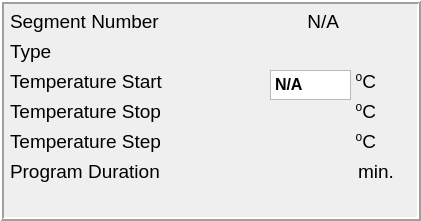
         <widget class="QFrame" name="frame_12">
          <property name="geometry">
           <rect>
            <x>30</x>
            <y>210</y>
            <width>421</width>
            <height>221</height>
           </rect>
          </property>
          <property name="frameShape">
           <enum>QFrame::Box</enum>
          </property>
          <property name="frameShadow">
           <enum>QFrame::Raised</enum>
          </property>
          <property name="lineWidth">
           <number>2</number>
          </property>
          <widget class="QLabel" name="labelSegmentsConfiguratorPreviousNumberInfo_2">
           <property name="geometry">
            <rect>
             <x>10</x>
             <y>10</y>
             <width>160</width>
             <height>22</height>
            </rect>
           </property>
           <property name="font">
            <font>
             <pointsize>14</pointsize>
             <weight>50</weight>
             <italic>false</italic>
             <bold>false</bold>
            </font>
           </property>
           <property name="text">
            <string>Segment Number</string>
           </property>
          </widget>
          <widget class="QLabel" name="labelSegmentsConfiguratorPreviousNumber_2">
           <property name="geometry">
            <rect>
             <x>250</x>
             <y>10</y>
             <width>89</width>
             <height>22</height>
            </rect>
           </property>
           <property name="font">
            <font>
             <pointsize>14</pointsize>
             <weight>50</weight>
             <italic>false</italic>
             <bold>false</bold>
            </font>
           </property>
           <property name="text">
            <string>N/A</string>
           </property>
           <property name="alignment">
            <set>Qt::AlignRight|Qt::AlignTrailing|Qt::AlignVCenter</set>
           </property>
          </widget>
          <widget class="QLabel" name="labelSegmentsConfiguratorPreviousTypeInfo_2">
           <property name="geometry">
            <rect>
             <x>10</x>
             <y>40</y>
             <width>89</width>
             <height>22</height>
            </rect>
           </property>
           <property name="font">
            <font>
             <pointsize>14</pointsize>
             <weight>50</weight>
             <italic>false</italic>
             <bold>false</bold>
            </font>
           </property>
           <property name="text">
            <string>Type</string>
           </property>
          </widget>
          <widget class="QLabel" name="labelSegmentsConfiguratorPreviousTemperatureStartInfo_2">
           <property name="geometry">
            <rect>
             <x>10</x>
             <y>70</y>
             <width>175</width>
             <height>22</height>
            </rect>
           </property>
           <property name="font">
            <font>
             <pointsize>14</pointsize>
             <weight>50</weight>
             <italic>false</italic>
             <bold>false</bold>
            </font>
           </property>
           <property name="text">
            <string>Temperature Start</string>
           </property>
          </widget>
          <widget class="QLabel" name="labelSegmentsConfiguratorPreviousTemperatureStopInfo_2">
           <property name="geometry">
            <rect>
             <x>10</x>
             <y>100</y>
             <width>174</width>
             <height>22</height>
            </rect>
           </property>
           <property name="font">
            <font>
             <pointsize>14</pointsize>
             <weight>50</weight>
             <italic>false</italic>
             <bold>false</bold>
            </font>
           </property>
           <property name="text">
            <string>Temperature Stop</string>
           </property>
          </widget>
          <widget class="QLabel" name="labelSegmentsConfiguratorPreviousTemperatureStepInfo_2">
           <property name="geometry">
            <rect>
             <x>10</x>
             <y>130</y>
             <width>173</width>
             <height>22</height>
            </rect>
           </property>
           <property name="font">
            <font>
             <pointsize>14</pointsize>
             <weight>50</weight>
             <italic>false</italic>
             <bold>false</bold>
            </font>
           </property>
           <property name="text">
            <string>Temperature Step</string>
           </property>
          </widget>
          <widget class="QLabel" name="labelSegmentsConfiguratorPreviousProgramDurationInfo_2">
           <property name="geometry">
            <rect>
             <x>10</x>
             <y>160</y>
             <width>173</width>
             <height>22</height>
            </rect>
           </property>
           <property name="font">
            <font>
             <pointsize>14</pointsize>
             <weight>50</weight>
             <italic>false</italic>
             <bold>false</bold>
            </font>
           </property>
           <property name="text">
            <string>Program Duration</string>
           </property>
          </widget>
          <widget class="QLabel" name="labelSegmentsConfiguratorPreviousNumber_10">
           <property name="geometry">
            <rect>
             <x>355</x>
             <y>70</y>
             <width>21</width>
             <height>23</height>
            </rect>
           </property>
           <property name="font">
            <font>
             <pointsize>14</pointsize>
             <weight>50</weight>
             <italic>false</italic>
             <bold>false</bold>
            </font>
           </property>
           <property name="text">
            <string>&lt;html&gt;&lt;head/&gt;&lt;body&gt;&lt;p&gt;&lt;span style=&quot; vertical-align:super;&quot;&gt;o&lt;/span&gt;C&lt;/p&gt;&lt;/body&gt;&lt;/html&gt;</string>
           </property>
           <property name="alignment">
            <set>Qt::AlignRight|Qt::AlignTrailing|Qt::AlignVCenter</set>
           </property>
          </widget>
          <widget class="QLabel" name="labelSegmentsConfiguratorPreviousNumber_11">
           <property name="geometry">
            <rect>
             <x>355</x>
             <y>100</y>
             <width>21</width>
             <height>23</height>
            </rect>
           </property>
           <property name="font">
            <font>
             <pointsize>14</pointsize>
             <weight>50</weight>
             <italic>false</italic>
             <bold>false</bold>
            </font>
           </property>
           <property name="text">
            <string>&lt;html&gt;&lt;head/&gt;&lt;body&gt;&lt;p&gt;&lt;span style=&quot; vertical-align:super;&quot;&gt;o&lt;/span&gt;C&lt;/p&gt;&lt;/body&gt;&lt;/html&gt;</string>
           </property>
           <property name="alignment">
            <set>Qt::AlignRight|Qt::AlignTrailing|Qt::AlignVCenter</set>
           </property>
          </widget>
          <widget class="QLabel" name="labelSegmentsConfiguratorPreviousNumber_12">
           <property name="geometry">
            <rect>
             <x>355</x>
             <y>130</y>
             <width>21</width>
             <height>23</height>
            </rect>
           </property>
           <property name="font">
            <font>
             <pointsize>14</pointsize>
             <weight>50</weight>
             <italic>false</italic>
             <bold>false</bold>
            </font>
           </property>
           <property name="text">
            <string>&lt;html&gt;&lt;head/&gt;&lt;body&gt;&lt;p&gt;&lt;span style=&quot; vertical-align:super;&quot;&gt;o&lt;/span&gt;C&lt;/p&gt;&lt;/body&gt;&lt;/html&gt;</string>
           </property>
           <property name="alignment">
            <set>Qt::AlignRight|Qt::AlignTrailing|Qt::AlignVCenter</set>
           </property>
          </widget>
          <widget class="QLabel" name="labelSegmentsConfiguratorPreviousProgramDurationScale_2">
           <property name="geometry">
            <rect>
             <x>355</x>
             <y>160</y>
             <width>39</width>
             <height>23</height>
            </rect>
           </property>
           <property name="font">
            <font>
             <pointsize>14</pointsize>
             <weight>50</weight>
             <italic>false</italic>
             <bold>false</bold>
            </font>
           </property>
           <property name="text">
            <string>&lt;html&gt;&lt;head/&gt;&lt;body&gt;&lt;p&gt;min.&lt;/p&gt;&lt;/body&gt;&lt;/html&gt;</string>
           </property>
           <property name="alignment">
            <set>Qt::AlignRight|Qt::AlignTrailing|Qt::AlignVCenter</set>
           </property>
          </widget>
          <widget class="QTextEdit" name="textEditHeaterPowerControlSp_6">
           <property name="geometry">
            <rect>
             <x>270</x>
             <y>70</y>
             <width>81</width>
             <height>30</height>
            </rect>
           </property>
           <property name="font">
            <font>
             <pointsize>12</pointsize>
            </font>
           </property>
           <property name="layoutDirection">
            <enum>Qt::LeftToRight</enum>
           </property>
           <property name="html">
            <string>&lt;!DOCTYPE HTML PUBLIC &quot;-//W3C//DTD HTML 4.0//EN&quot; &quot;http://www.w3.org/TR/REC-html40/strict.dtd&quot;&gt;
&lt;html&gt;&lt;head&gt;&lt;meta name=&quot;qrichtext&quot; content=&quot;1&quot; /&gt;&lt;style type=&quot;text/css&quot;&gt;
p, li { white-space: pre-wrap; }
&lt;/style&gt;&lt;/head&gt;&lt;body style=&quot; font-family:'Arial'; font-size:12pt; font-weight:600; font-style:normal;&quot;&gt;
&lt;p style=&quot; margin-top:0px; margin-bottom:0px; margin-left:0px; margin-right:0px; -qt-block-indent:0; text-indent:0px;&quot;&gt;N/A&lt;/p&gt;&lt;/body&gt;&lt;/html&gt;</string>
           </property>
          </widget>
         </widget>
